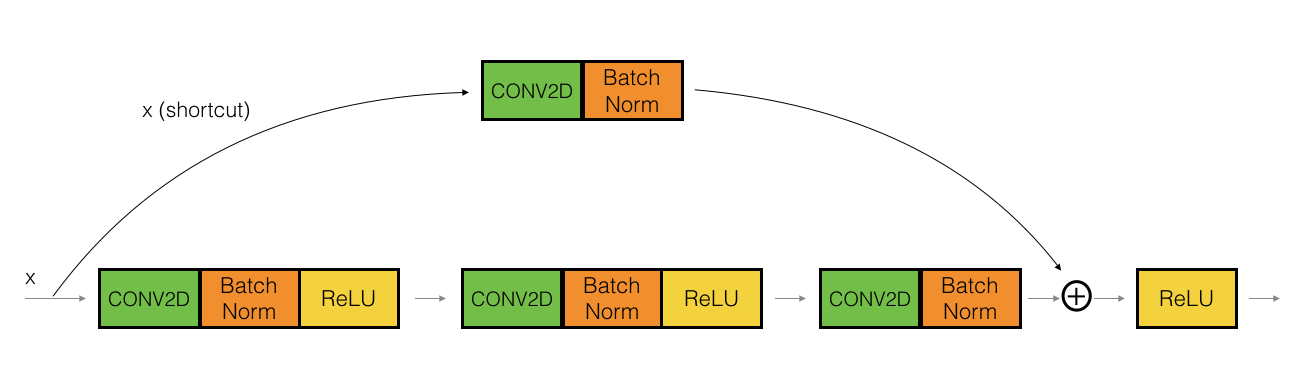
#> input picture Deep_learning/tensorflow_tutrial/images/convblock_kiank.png, 1294 x 382 px, given in place of test.mp4, which was not available
$ python test.py
#> lines starting #> are read from the running program, lines starting #| are printed output that depends on the picture; after the words box and inside, x2 and y2 are one past the last pixel; in counts of white or black regions, pixels touching at a corner belong together; pictures that were not available may be replaced by others from this repository, and a replacement may not be noted
import numpy as np
import cv2

filepath = "./data/test.mp4"

cap = cv2.VideoCapture(filepath)
min_white = np.array([0,0,100])
max_white = np.array([180,45,255])
def green_detect(img):
    # HSV色空間に変換
    hsv = cv2.cvtColor(img, cv2.COLOR_BGR2HSV)
    hsv_min = np.array([30, 64, 0])
    hsv_max = np.array([90,255,255])
    mask1 = cv2.inRange(hsv, hsv_min,hsv_max)

    return mask1

while (cap.isOpened()):
    ret,frame = cap.read()
#> frame is the input picture: shape (382, 1294, 3); mean B, G, R 225.8, 238.9, 240.7
    if not ret:
        continue
    #height,width,_= frame.shape
    #resize_img = cv2.resize(frame , (int(width*0.2), int(height*0.2))
    frame = cv2.resize(frame, dsize=(320, 320))
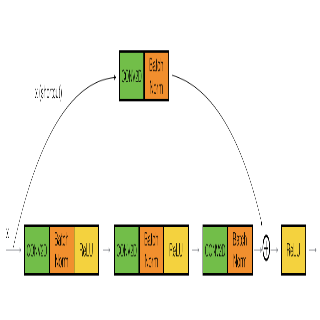
#> frame: shape (320, 320, 3); mean B, G, R 225.7, 238.7, 240.6
    gray = cv2.cvtColor(frame,cv2.COLOR_BGR2GRAY)
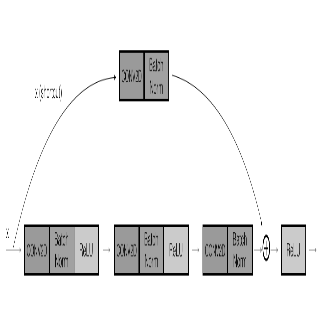
#> gray: shape (320, 320); min 0, max 255, mean 237.8
    ret, thresh = cv2.threshold(gray, 135, 255, 0)
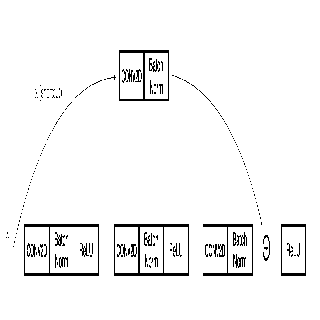
#> thresh: shape (320, 320); 96.2% white; black in thin lines or dots, all inside (x1, y1, x2, y2) = (6, 50, 306, 276)
    hsv_detect = green_detect(frame)
#> in green_detect, `hsv = cv2.cvtColor(img, cv2.COLOR_BGR2HSV)`: hsv: shape (320, 320, 3); mean H, S, V 3.8, 22.2, 243.6
#> in green_detect, `mask1 = cv2.inRange(hsv, hsv_min,hsv_max)`:
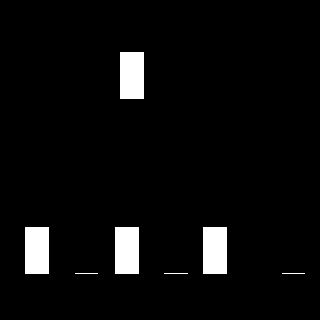
#> mask1: shape (320, 320); 4.5% white; 7 white regions, largest, box (x1, y1, x2, y2) and area: (120, 52, 144, 99) 1128, (25, 227, 49, 274) 1128, (115, 227, 139, 274) 1128
    res_white = cv2.bitwise_and(frame,frame, mask= hsv_detect)
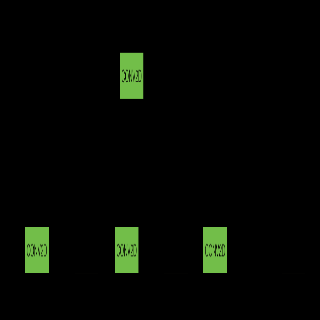
#> res_white: shape (320, 320, 3); mean B, G, R 2.9, 7.6, 4.6
    cv2.imshow("frame",frame)
    #cv2.imshow("frame",hsv_detect)
    cv2.imshow("mask",hsv_detect)
    cv2.imshow("frame + mask",res_white)
    if cv2.waitKey(1) & 0xFF == ord('q'):
#> (key q is pressed here)
        break

cap.release()
cv2.destroyAllWindows()

$ run again, on Deep_learning/tensorflow_tutrial/images/idblock2_kiank.png
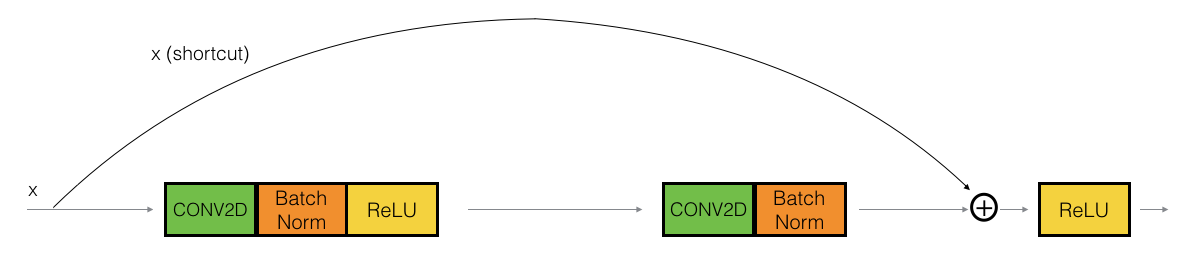
#> input picture Deep_learning/tensorflow_tutrial/images/idblock2_kiank.png, 1182 x 262 px, given in place of test.mp4, which was not available
#> frame is the input picture: shape (262, 1182, 3); mean B, G, R 233.1, 242.5, 243.9
#> frame: shape (320, 320, 3)
#> `ret, thresh = cv2.threshold(gray, 135, 255, 0)`:
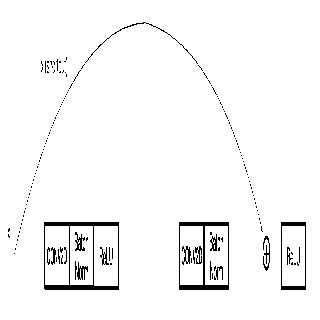
#> thresh: shape (320, 320); 96.8% white; 165 black regions (147 under 20 px), largest, box (x1, y1, x2, y2) and area: (44, 222, 119, 290) 886, (179, 222, 229, 290) 686, (281, 222, 306, 290) 320
#> hsv: shape (320, 320, 3); mean H, S, V 2.8, 15.8, 245.9
#> mask1: shape (320, 320); 2.9% white; 3 white regions (1 under 20 px), largest, box (x1, y1, x2, y2) and area: (45, 225, 69, 286) 1464, (180, 225, 204, 286) 1464
#> `res_white = cv2.bitwise_and(frame,frame, mask= hsv_detect)`:
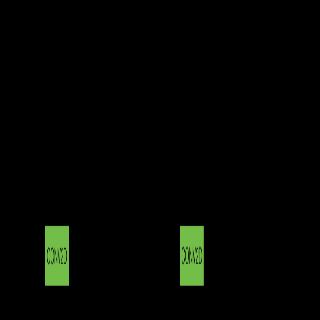
#> res_white: shape (320, 320, 3); mean B, G, R 1.9, 5, 3

$ run again, on Deep_learning/tensorflow_tutrial/images/idblock3_kiank.png
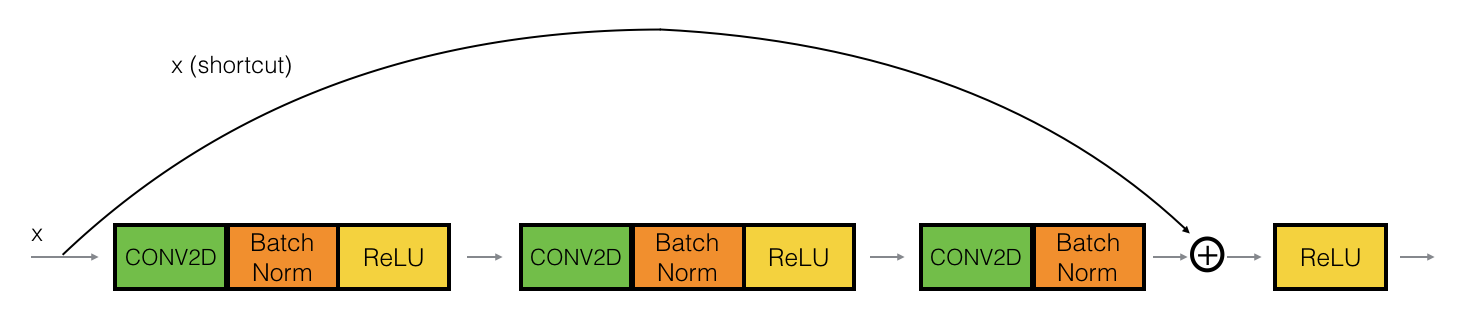
#> input picture Deep_learning/tensorflow_tutrial/images/idblock3_kiank.png, 1458 x 312 px, given in place of test.mp4, which was not available
#> frame is the input picture: shape (312, 1458, 3); mean B, G, R 221.4, 235.8, 237.9
#> frame: shape (320, 320, 3)
#> `ret, thresh = cv2.threshold(gray, 135, 255, 0)`:
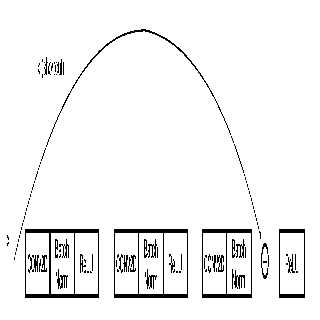
#> thresh: shape (320, 320); 95.3% white; 123 black regions (93 under 20 px), largest, box (x1, y1, x2, y2) and area: (25, 229, 99, 298) 897, (114, 229, 188, 298) 836, (202, 229, 252, 298) 583
#> hsv: shape (320, 320, 3); mean H, S, V 4, 24.1, 240.7
#> mask1: shape (320, 320); 4.3% white; 3 white regions, box (x1, y1, x2, y2) and area: (202, 232, 226, 295) 1512, (26, 232, 49, 295) 1449, (115, 232, 138, 295) 1449
#> `res_white = cv2.bitwise_and(frame,frame, mask= hsv_detect)`:
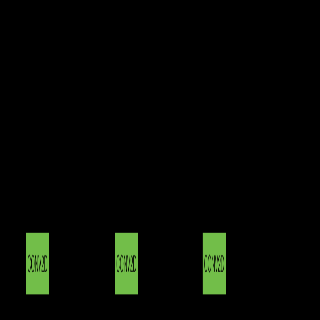
#> res_white: shape (320, 320, 3); mean B, G, R 2.9, 7.4, 4.5

$ run again, on Deep_learning/tensorflow_tutrial/images/resnet_kiank.png
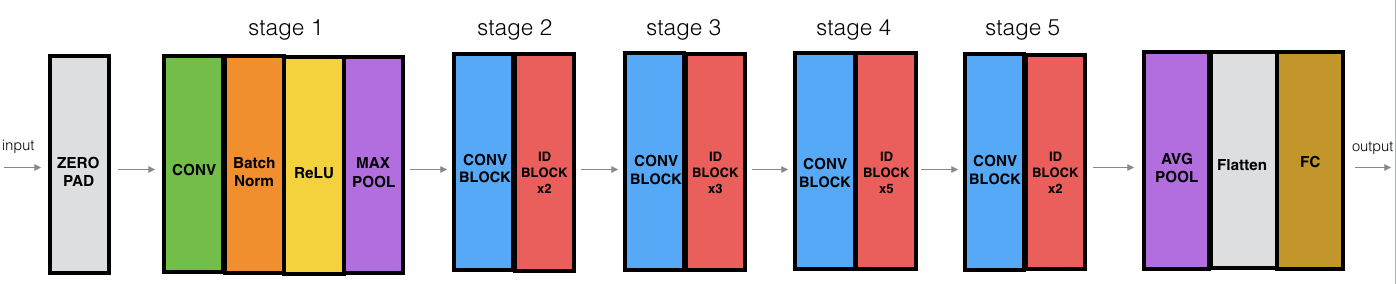
#> input picture Deep_learning/tensorflow_tutrial/images/resnet_kiank.png, 1396 x 284 px, given in place of test.mp4, which was not available
#> frame is the input picture: shape (284, 1396, 3); mean B, G, R 183.4, 182.1, 195.9
#> frame: shape (320, 320, 3)
#> `ret, thresh = cv2.threshold(gray, 135, 255, 0)`:
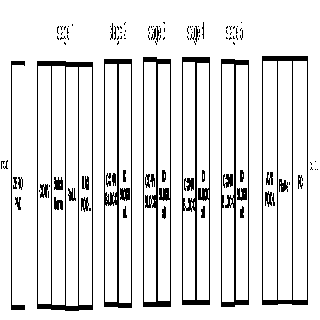
#> thresh: shape (320, 320); 89% white; 116 black regions (74 under 20 px), largest, box (x1, y1, x2, y2) and area: (37, 61, 93, 311) 1754, (143, 57, 171, 307) 1462, (182, 57, 210, 305) 1448
#> hsv: shape (320, 320, 3); mean H, S, V 31.6, 70.4, 218.7
#> mask1: shape (320, 320); 3.1% white; 14 white regions (13 under 20 px), largest, box (x1, y1, x2, y2) and area: (38, 65, 51, 305) 3113
#> `res_white = cv2.bitwise_and(frame,frame, mask= hsv_detect)`:
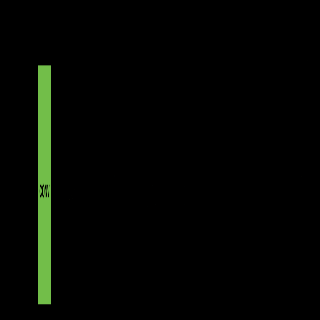
#> res_white: shape (320, 320, 3); mean B, G, R 2.2, 5.7, 3.4
